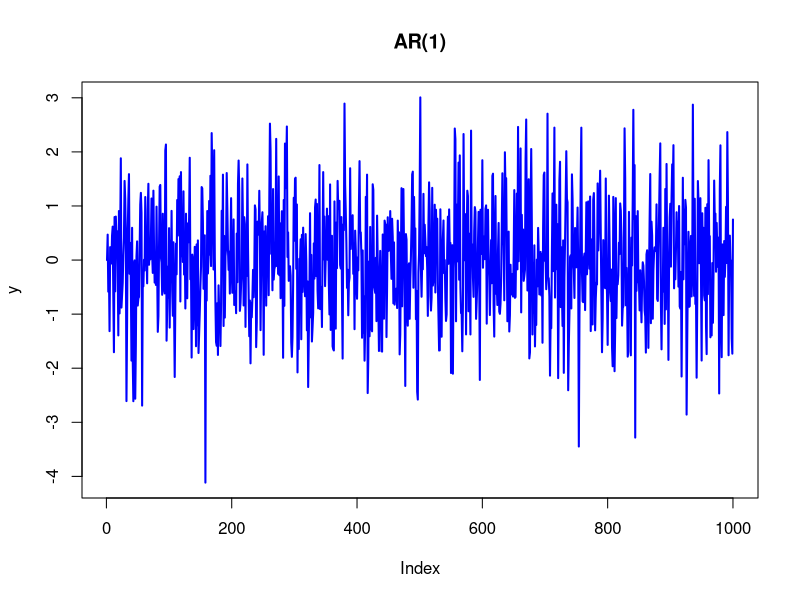
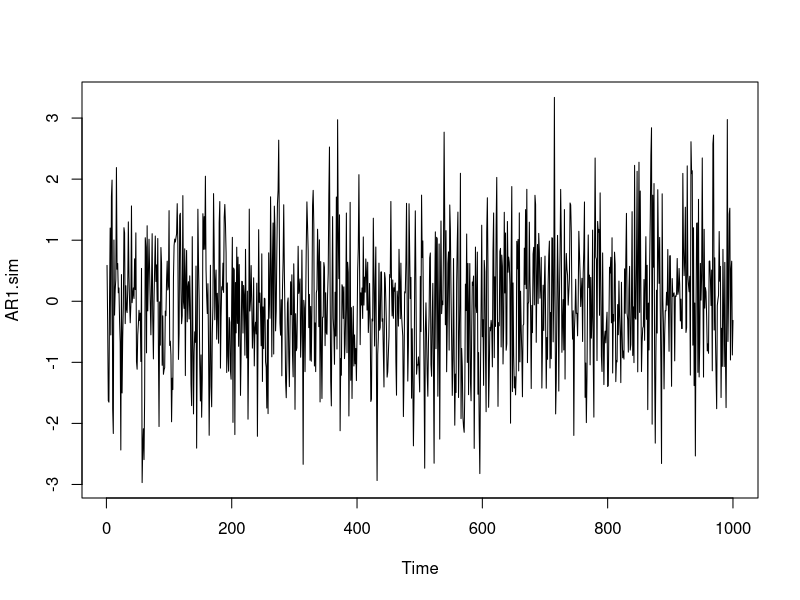
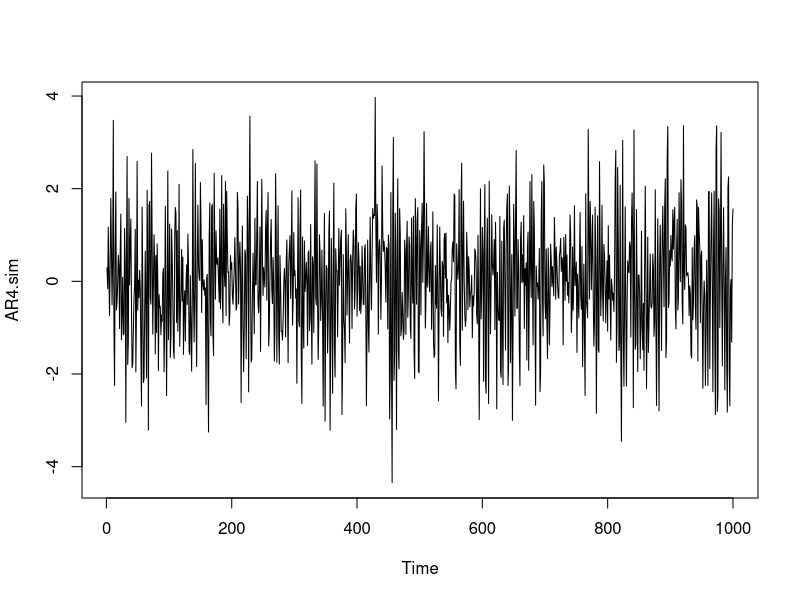
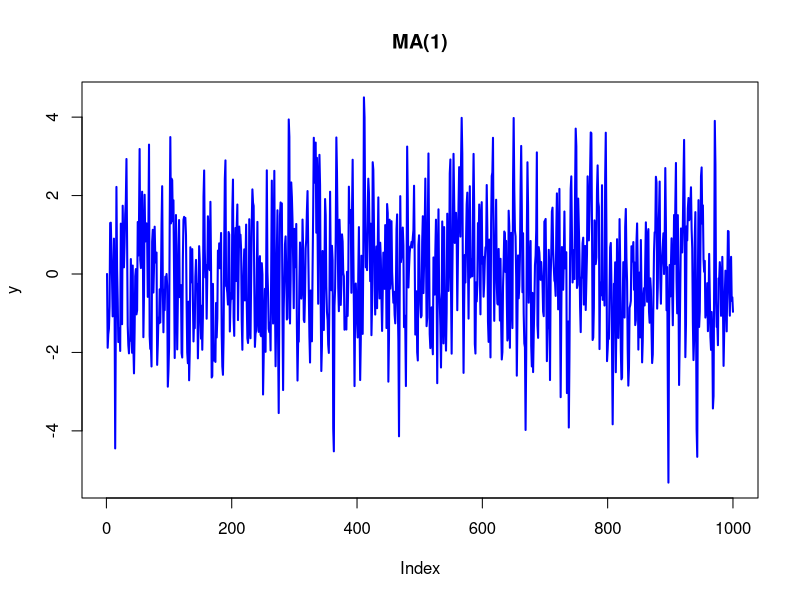
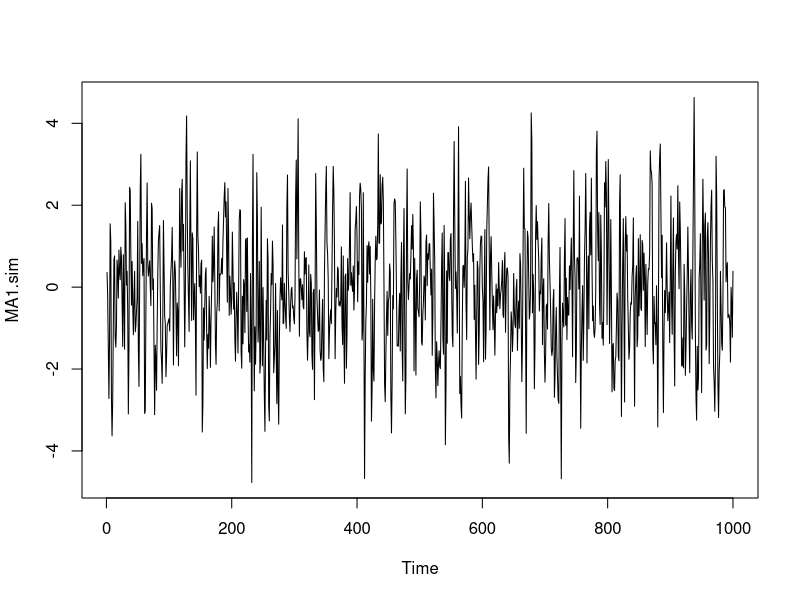
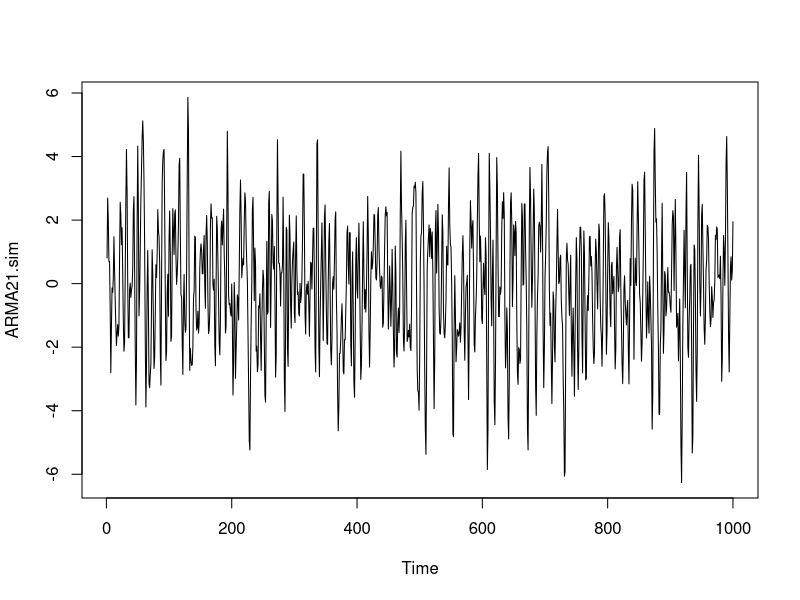

Write the R code that produced these figures, in order.
###########################################################################
# Analiza szeregoww czasowych                                             #
# semestr letni 2021                                                      #
# 7                                                                       #
# Uniwersytet Warszawski, Wydzial Nauk Ekonomicznych                     #
###########################################################################

###########################################################################
# I. Symulacja szeregOw AR(p)                                             #
###########################################################################

# 1. AR(1)
# Model autoregresyjny rz?du p=1, spelniajacy rownanie:
# y_t=alpha*y_t-1+e_t

#n - dlugosc szeregu
n<-1000

# e jest bialym szumem (e~WN(0,sigma^2))
e<- ts(rnorm(n,mean=0,sd=1),frequency=1)


# tworzymy wektor y wypelniony zerami
y  <- rep(0,n)

alpha=0.2
#alpha=0.9
#alpha=1.2

for(i in 2:n)  y[i] <- alpha*y[i - 1] + e[i]



# wykres
plot(y,
     type = "l",
     col  = "blue",
     lwd  = 2,
     main = "AR(1)")


# ALBO

# Funkcja arima.sim()  z pakietu stats

library(stats)
AR1.sim<-arima.sim(n=1000,
                   model=list(order=c(1,0,0),
                              ar=c(0.2)))

plot(AR1.sim)


# 2. AR(4)
# Model autoregresyjny rzedu p=4, spelniajacy rownanie:
# y_t=0.1y_t-1-0.4yt-2+0.3y_t-3+0.2y_t-4+e_t

# Funkcja arima.sim()  z pakietu stats


AR4.sim<-arima.sim(n=1000,
                   model=list(order=c(4,0,0),
                   ar=c(0.1,-0.4,0.3,0.2)))

plot(AR4.sim) #proces stacjonarny, wha si? wok?? sta?ej nie ma trendu



###########################################################################
# II. Symulacja szeregów MA(q)                                            #
###########################################################################

# 1. MA(1) spelniajacy rownanie:
# y_t=e_t+1.2*e_t-1

#n - dlugosc szeregu
n<-1000

# e jest bialym szumem (e~WN(0,sigma^2))
e<- ts(rnorm(n,mean=0,sd=1),frequency=1)


# tworzymy wektor y wypelniony zerami
y  <- rep(0,n)

#theta=0.2
#theta=0.9
theta=1.2

for(i in 2:n)  y[i] <-  e[i]+theta*e[i - 1] 



# wykres
plot(y,
     type = "l",
     col  = "blue",
     lwd  = 2,
     main = "MA(1)")


# ALBO

MA1.sim<-arima.sim(n=1000,
                      model=list(order=c(0,0,1),
                                  ma=c(1.2)))

plot(MA1.sim)




###########################################################################
# III. Symulacja szeregow ARMA(p,q)                                       #
###########################################################################

# 1. ARMA(2,1) spelniajacy rownanie:
# y_t=0.8y_t-1-0.4yt-2+e_t+0.7e_t-1

ARMA21.sim<-arima.sim(n=1000,
                   model=list(order=c(2,0,1),
                              ar=c(0.8,-0.4), ma=0.7))

plot(ARMA21.sim)
